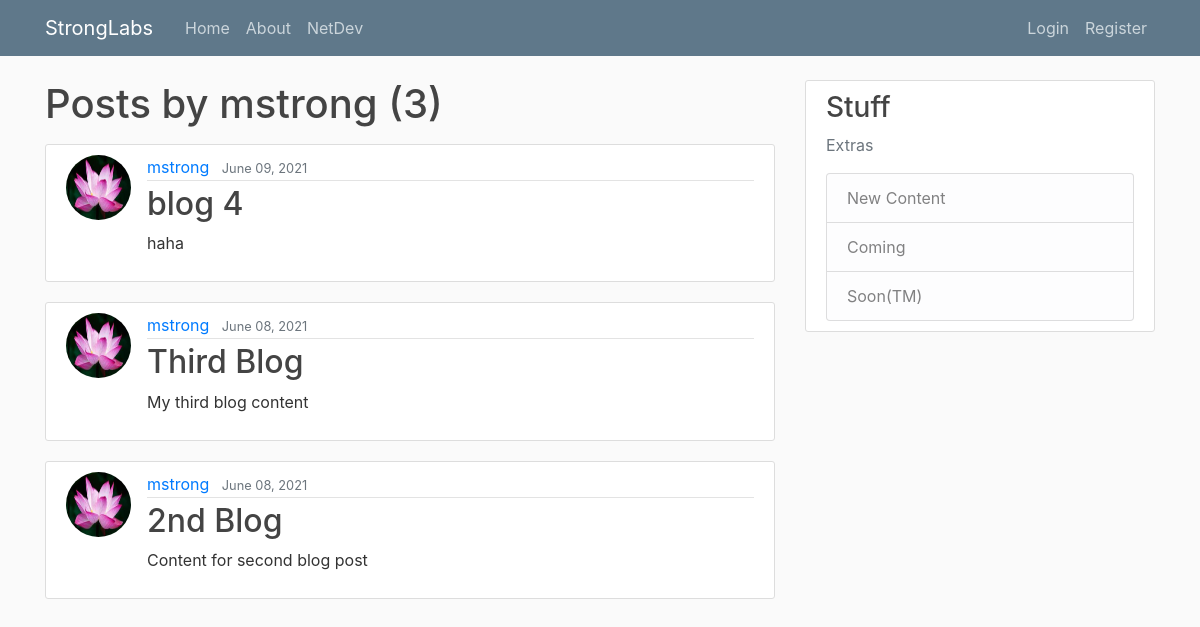
The app's page /user/mstrong with its own data.
### blog/models.py (models this page shows, shortened)
class Post(models.Model):
    title = models.CharField(max_length=100)
    content = models.TextField()
    date_posted = models.DateTimeField(default=timezone.now)
    author = models.ForeignKey(User, on_delete=models.CASCADE)

### users/models.py (models this page shows, shortened)
class Profile(models.Model):
    user = models.OneToOneField(User, on_delete=models.CASCADE)
    image = models.ImageField(default='default.jpg', upload_to='profile_pics')

### blog/views.py (the view)
# urls.py: path('user/<str:username>', UserPostListView.as_view(), name='user-posts'),
class UserPostListView(ListView):
    model = Post
    template_name = 'blog/user_posts.html'
    context_object_name = 'posts'
    paginate_by = 3
    def get_queryset(self):
        user = get_object_or_404(User, username=self.kwargs.get('username'))
        return Post.objects.filter(author=user).order_by('-date_posted')

### blog/templates/blog/user_posts.html (shortened to what this page needs)
{% extends "blog/base.html" %}
{% block content %}
  <h1 class="mb-3">Posts by {{ view.kwargs.username }} ({{ page_obj.paginator.count }})</h1>
  {% for post in posts %}
    <article class="media content-section">
      <img class="rounded-circle article-img" src="{{ post.author.profile.image.url }}">
      <div class="media-body">
        <div class="article-metadata">
          <a class="mr-2" href="{% url 'user-posts' post.author.username %}">{{ post.author }}</a>
          <small class="text-muted">{{ post.date_posted|date:"F d, Y"}}</small>
        </div>
        <h2><a class="article-title" href="{% url 'post-detail' post.id %}">{{ post.title }}</a></h2>
        <p class="article-content">{{ post.content }}</p>
      </div>
    </article>
  {% endfor %}
{% endblock content %}

### blog/static/blog/main.css (style rules this page uses)
body { background: #fafafa; color: #333333; margin-top: 5rem; }
h1, h2, h3, h4, h5, h6 { color: #444444; }
.content-section { background: #ffffff; padding: 10px 20px; border: 1px solid #dddddd; border-radius: 3px; margin-bottom: 20px; }
.article-title { color: #444444; }
.article-content { white-space: pre-line; }
.article-img { height: 65px; width: 65px; margin-right: 16px; }
.article-metadata { padding-bottom: 1px; margin-bottom: 4px; border-bottom: 1px solid #e3e3e3 }

### records on screen
Post: author.profile.image (picture), author "mstrong", date_posted "June 09, 2021", title "blog 4", content "haha"
Post: author.profile.image (picture), author "mstrong", date_posted "June 08, 2021", title "Third Blog", content "My third blog content"
Post: author.profile.image (picture), author "mstrong", date_posted "June 08, 2021", title "2nd Blog", content "Content for second blog post"

### other values on screen
{{ view.kwargs.username }} "mstrong"
{{ page_obj.paginator.count }} "3"
